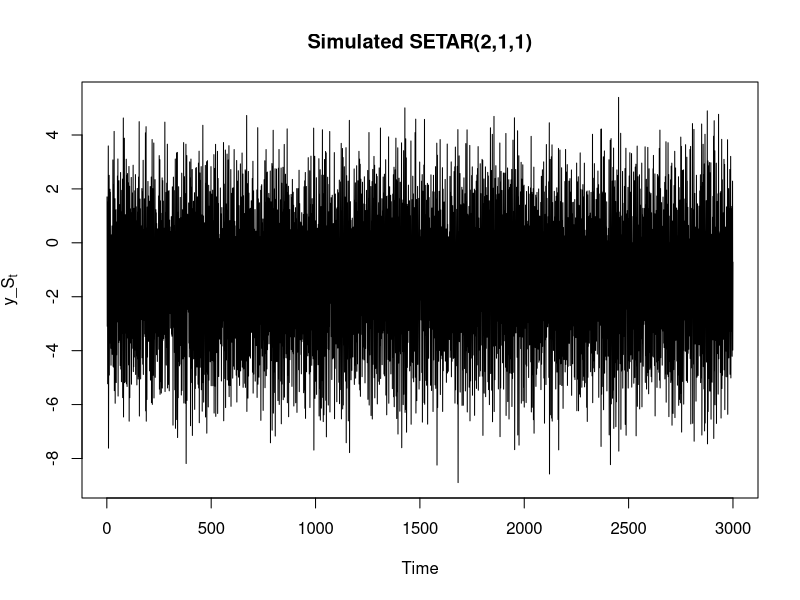
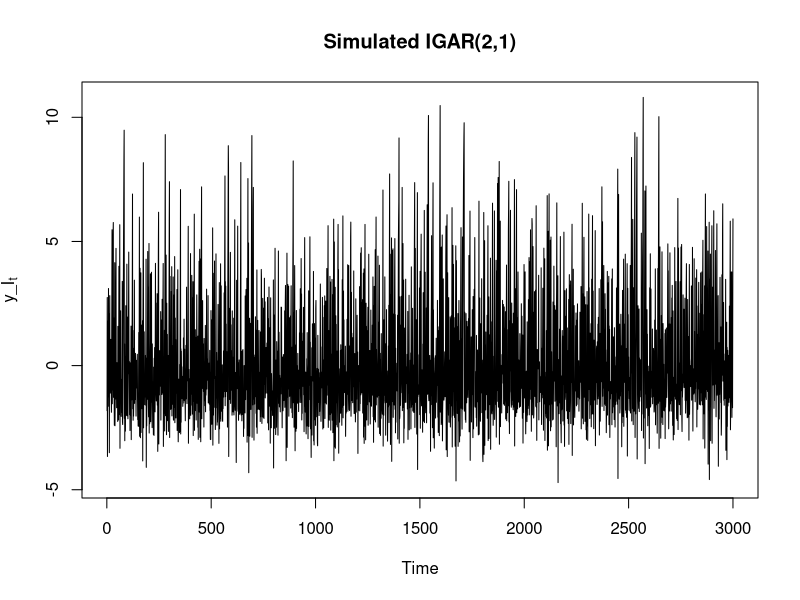

R code for these plots, in order: (Note: a time limit stopped this script after it produced the figures.)
## ---- chunk 1
set.seed(132)
n <- 3100
r <- rnorm(n)
a0_S <- 3
a1_S <- 0.8
b0_S <- -3
b1_S <- -0.8
thr <- 0
## Make a time series y with a regime model
y_S <- rep(NA,n)
y_S[1] <- r[1]
for(t in 2:n)
  {
    if(y_S[t-1] <= thr)
      {
        y_S[t] <- a0_S + a1_S * y_S[t-1] + r[t]
      }
    else
      {
        y_S[t] <- b0_S + b1_S * y_S[t-1] + r[t]
      }
  }

y_S <- tail(y_S, -100)

ts.plot(y_S, main = "Simulated SETAR(2,1,1)", ylab = expression(y_S[t]))
## ---- chunk 2

RSSa1b1_SETAR <- function(theta) {
    n <- length(y_S)
    a1_S <- theta[1]
    b1_S <- theta[2]
    
    Q <- 0
    for (t in 2:n) {
      if(y_S[t-1] <= thr)
      {
        mean <- a0_S + a1_S * y_S[t-1] 
      }
    else
      {
        mean <- b0_S + b1_S * y_S[t-1] 
      }
        Q <- Q + (y_S[t] - mean)^2
    }
    return(Q)
}
optim(c(0.5, 0.5), RSSa1b1_SETAR)

## ---- chunk 3
RSSthr_SETAR <- function(theta) {
    n <- length(y_S)
    thr <- theta[1]

    Q <- 0
    for (t in 2:n) {
      if(y_S[t-1] <= thr)
      {
        mean <- a0_S + a1_S * y_S[t-1] 
      }
    else
      {
        mean <- b0_S + b1_S * y_S[t-1] 
      }
        Q <- Q + (y_S[t] - mean)^2
    }
    return(Q)
}
optim(c(1), RSSthr_SETAR, method = 'Brent', lower = min(y_S), upper = max(y_S))

## ---- chunk 4
RSSall_SETAR <- function(theta) {
    n <- length(y_S)
    a0_S <- theta[1]
    a1_S <- theta[2]
    b0_S <- theta[3]
    b1_S <- theta[4]
    thr <- theta[5]
    
    Q <- 0
    for (t in 2:n) {
      if(y_S[t-1] <= thr)
      {
        mean <- a0_S + a1_S * y_S[t-1] 
      }
    else
      {
        mean <- b0_S + b1_S * y_S[t-1] 
      }
        Q <- Q + (y_S[t] - mean)^2
    }
    return(Q)
}
optim(c(0.5, 0.5, 0.5, 0.5, 0.5), RSSall_SETAR)
## ---- chunk 5
set.seed(41)
n <- 3100
a0_I <- 3
a1_I <- 0.8
b0_I <- -1
b1_I <- -0.2
p <- 0.3

r <- rnorm(n)
y_I <- rep(NA,n)
y_I[1] <- r[1]
for(t in 2:n)
  {
    if(rbinom(1,1,p) == 1)
      {
        y_I[t] <- a0_I + a1_I * y_I[t-1] + r[t]
      }
    else
      {
        y_I[t] <- b0_I + b1_I * y_I[t-1] + r[t]
      }
}

y_I <- tail(y_I, -100)

ts.plot(y_I, main = "Simulated IGAR(2,1)", ylab = expression(y_I[t]))
## ---- chunk 6
RSSa1b1_IGAR <- function(theta) {
    n <- length(y_I)
    a1_I <- theta[1]
    b1_I <- theta[2]
    
    Q <- 0
    for (t in 2:n) {
        mean = p*(a0_I + a1_I*y_I[t-1]) + (1-p)*(b0_I+b1_I*y_I[t-1])
        Q <- Q + (y_I[t] - mean)^2
    }
    return(Q)
}
optim(c(0.5, 0.5), RSSa1b1_IGAR)
## ---- chunk 7
RSSp_IGAR <- function(theta) {
    n <- length(y_I)
    p <- theta[1]
    
    Q <- 0
    for (t in 2:n) {
        mean = p*(a0_I + a1_I * y_I[t-1]) + (1-p) * (b0_I + b1_I * y_I[t-1])
        Q <- Q + (y_I[t] - mean)^2
    }
    return(Q)
}

optim(c(0.5), RSSp_IGAR, method='Brent', lower=0, upper=1)
## ---- chunk 8
RSSall_IGAR <- function(theta) {
    n <- length(y_I)
    a0_I <- theta[1]
    a1_I <- theta[2]
    b0_I <- theta[3]
    b1_I <- theta[4]
    p <- theta[5]

    
    Q <- 0
    for (t in 2:n) {
        mean = p*(a0_I + a1_I*y_I[t-1]) + (1-p)*(b0_I+b1_I*y_I[t-1])
        Q <- Q + (y_I[t] - mean)^2
    }
    return(Q)
}

optim(c(0.5, 0.5, 0.5, 0.5, 0.5), RSSall_IGAR)
## ---- chunk 9
# Function for estimating unknown parameters

RSSa1b1_SETAR <- function(theta, y_S) {
    n <- length(y_S)
    a1_S <- theta[1]
    b1_S <- theta[2]
    
    Q <- 0
    for (t in 2:n) {
      if(y_S[t-1] <= thr)
      {
        mean <- a0_S + a1_S * y_S[t-1] 
      }
    else
      {
        mean <- b0_S + b1_S * y_S[t-1] 
      }
        Q <- Q + (y_S[t] - mean)^2
    }
    return(Q)
}

# Sub intervals of y

ysub <- list(
ysub1 <- y_S[1:3000],
ysub2 <- y_S[1:300],
ysub3 <- y_S[1:30],
ysub4 <- y_S[1001:1300],
ysub5 <- y_S[1001:1030]
)
names(ysub) <- paste0("ysub", seq_along(ysub))

steps <- 100
# Create grid of points
X <- seq(0, 1, length.out = steps)
Y <- seq(-1, 0, length.out = steps)

# Evaluate RSSa1b1 over grid for all ysub

for (i in 1:length(ysub)) {

  Zi <- outer(X, Y, Vectorize(function(h, t) RSSa1b1_SETAR(c(h, t), ysub[[i]])))

  filled.contour(
    X, Y, Zi,
    xlab = expression(a[1]),
    ylab = expression(b[1]),
    main = bquote("RSS(" * a[1] * ", " * b[1] * ") for " * .(names(ysub)[i])),
    nlevels = 30,
    color.palette = colorRampPalette(c("#00007F", "blue", "#007FFF", "cyan", "#7FFF7F", "yellow", "#FF7F00", "red", "#7F0000"))
)
}
## ---- chunk 10
# Function for estimating unknown parameters
RSSa1b1_IGAR <- function(theta, y_I) {
    n <- length(y_I)
    a1_I <- theta[1]
    b1_I <- theta[2]
    
    Q <- 0
    for (t in 2:n) {
        mean = p*(a0_I + a1_I*y_I[t-1]) + (1-p)*(b0_I+b1_I*y_I[t-1])
        Q <- Q + (y_I[t] - mean)^2
    }
    return(Q)
}

ysub <- list(
ysub1 <- y_I[1:3000],
ysub2 <- y_I[1:300],
ysub3 <- y_I[1:30],
ysub4 <- y_I[1001:1300],
ysub5 <- y_I[1001:1030]
)
names(ysub) <- paste0("ysub", seq_along(ysub))

steps <- 100
# Create grid of points
X <- seq(0, 1, length.out = steps)
Y <- seq(-1, 0, length.out = steps)

for (i in 1:length(ysub)) {
  # Evaluate RSSa1b1 over grid
  Zi <- outer(X, Y, Vectorize(function(h, t) RSSa1b1_IGAR(c(h, t), ysub[[i]])))

  filled.contour(
    X, Y, Zi,
    xlab = expression(a[1]),
    ylab = expression(b[1]),
    main = bquote("RSS(" * a[1] * ", " * b[1] * ") for " * .(names(ysub)[i])),
    nlevels = 30,
    color.palette = colorRampPalette(c("#00007F", "blue", "#007FFF", "cyan", "#7FFF7F", "yellow", "#FF7F00", "red", "#7F0000"))
)
}
## ---- chunk 11
y_t <- y_I[2:3000] # present value
y_t1 <- y_I[1:2999] # one lag value
y_df <- data.frame(y_t, y_t1)
ols <- lm(y_t ~ y_t1, data = y_df) # ordinary least squares estimate
b_ols <-  function(a1) (as.numeric(ols$coefficients[2]) - p*a1)/(1-p) # slope estimate as function of a

Z <- outer(X, Y, Vectorize(function(h, t) RSSa1b1_IGAR(c(h, t), ysub[[1]])))

filled.contour(
  X, Y, Z,
  xlab = expression(a[1]),
  ylab = expression(b[1]),
  main = bquote("RSS(" * a[1] * ", " * b[1] * ") for " * .(names(ysub)[1])),
  nlevels = 30,
  color.palette = colorRampPalette(c("#00007F", "blue", "#007FFF", "cyan", "#7FFF7F", "yellow", "#FF7F00", "red", "#7F0000")),
  plot.axes = {
    axis(1); axis(2) 
    lines(X, b_ols(X), lwd=2)} # adding line 
  )
## ---- chunk 12
set.seed(5)
n <- 1000

############################################################
## Example run (mixture)
sigmae <- 1
sigmac <- 0.1
e <- rnorm(n,0,sigmae)
c <- rnorm(n,0,sigmac)
mu <- 0.1
phi <- -0.5
Phi <- numeric(n)
Phi[1] <- 0.1
y <- numeric(n)
y[1] <- e[1]

for(t in 2:n){
    Phi[t] <- phi*Phi[t-1] + mu*(1-phi) + c[t]
    y[t] <- Phi[t] * y[t-1] + e[t]
}

# Save plots
png("example_Phi_full.png", width=800, height=600)
plot(1:n, Phi, type="l", main="Phi (full process)", xlab="t", ylab="Phi_t (latent)")
dev.off()

png("example_y_full.png", width=800, height=600)
plot(1:n, y,   type="l", main="y (full process)", xlab="t", ylab="y_t (observed)")
dev.off()

png("example_Phi_zoom.png", width=800, height=600)
plot(900:1000, Phi[900:1000], type="l", main="Phi (t=900–1000)", xlab="t", ylab="Phi_t (latent)")
dev.off()

png("example_y_zoom.png", width=800, height=600)
plot(900:1000, y[900:1000],  type="l", main="y (t=900–1000)", xlab="t", ylab="y_t (observed)")
dev.off()

############################################################
## Drift dominates
sigmae <- 1
sigmac <- 0.1
e <- rnorm(n,0,sigmae)
c <- rnorm(n,0,sigmac)
mu <- 0.8
phi <- 0.01
Phi <- numeric(n)
Phi[1] <- 0.1
y <- numeric(n)
y[1] <- e[1]

for(t in 2:n){
    Phi[t] <- phi*Phi[t-1] + mu*(1-phi) + c[t]
    y[t] <- Phi[t] * y[t-1] + e[t]
}

png("drift_Phi_full.png", width=800, height=600)
plot(1:n, Phi, type="l", main="Phi (drift dominates, full process)", xlab="t", ylab="Phi_t (latent)")
dev.off()

png("drift_y_full.png", width=800, height=600)
plot(1:n, y,   type="l", main="y (drift dominates, full process)", xlab="t", ylab="y_t (observed)")
dev.off()

png("drift_Phi_zoom.png", width=800, height=600)
plot(900:1000, Phi[900:1000], type="l", main="Phi (drift dominates, t=900–1000)", xlab="t", ylab="Phi_t (latent)")
dev.off()

png("drift_y_zoom.png", width=800, height=600)
plot(900:1000, y[900:1000],  type="l", main="y (drift dominates, t=900–1000)", xlab="t", ylab="y_t (observed)")
dev.off()

############################################################
## Phi dominates
sigmae <- 1
sigmac <- 0.01
e <- rnorm(n,0,sigmae)
c <- rnorm(n,0,sigmac)
mu <- 0.01
phi <- 0.9
Phi <- numeric(n)
Phi[1] <- 0.9
y <- numeric(n)
y[1] <- e[1]

for(t in 2:n){
    Phi[t] <- phi*Phi[t-1] + mu*(1-phi) + c[t]
    y[t] <- Phi[t] * y[t-1] + e[t]
}

png("phi_Phi_full.png", width=800, height=600)
plot(1:n, Phi, type="l", main="Phi (phi dominates, full process)", xlab="t", ylab="Phi_t (latent)")
dev.off()

png("phi_y_full.png", width=800, height=600)
plot(1:n, y,   type="l", main="y (phi dominates, full process)", xlab="t", ylab="y_t (observed)")
dev.off()

png("phi_Phi_zoom.png", width=800, height=600)
plot(900:1000, Phi[900:1000], type="l", main="Phi (phi dominates, t=900–1000)", xlab="t", ylab="Phi_t (latent)")
dev.off()

png("phi_y_zoom.png", width=800, height=600)
plot(900:1000, y[900:1000],  type="l", main="y (phi dominates, t=900–1000)", xlab="t", ylab="y_t (observed)")
dev.off()

############################################################
## Noise dominates
sigmae <- 1
sigmac <- 0.8
e <- rnorm(n,0,sigmae)
c <- rnorm(n,0,sigmac)
mu <- 0.01
phi <- 0.01
Phi <- numeric(n)
Phi[1] <- 0.01
y <- numeric(n)
y[1] <- e[1]

for(t in 2:n){
    Phi[t] <- phi*Phi[t-1] + mu*(1-phi) + c[t]
    y[t] <- Phi[t] * y[t-1] + e[t]
}

png("noise_Phi_full.png", width=800, height=600)
plot(1:n, Phi, type="l", main="Phi (noise dominates, full process)", xlab="t", ylab="Phi_t (latent)")
dev.off()

png("noise_y_full.png", width=800, height=600)
plot(1:n, y,   type="l", main="y (noise dominates, full process)", xlab="t", ylab="y_t (observed)")
dev.off()

png("noise_Phi_zoom.png", width=800, height=600)
plot(900:1000, Phi[900:1000], type="l", main="Phi (noise dominates, t=900–1000)", xlab="t", ylab="Phi_t (latent)")
dev.off()

png("noise_y_zoom.png", width=800, height=600)
plot(900:1000, y[900:1000],  type="l", main="y (noise dominates, t=900–1000)", xlab="t", ylab="y_t (observed)")
dev.off()


## ---- chunk 13
a <- 0.4
sim_length <- 1000
num_sims <- 20
process_var <- 1
obs_var <- 1

sims <- vector(mode='list', length=num_sims)
for (i in 1:num_sims) {
    sim <- numeric(length=sim_length)
    sim[1] <- rnorm(1, mean=0, sd=sqrt(process_var))
    for (j in 2:sim_length) {
        sim[j] <- a * sim[j-1] + rnorm(1, mean=0, sd=sqrt(process_var))
    }
    sims[[i]] = sim + rnorm(sim_length, mean=0, sd=sqrt(obs_var))
}

plot(sims[[1]], type='l')
## ---- chunk 14
a_var <- 1
process_var <- 1
R1 <- matrix(c(process_var, 0, 0, 0), nrow=2, ncol=2)

x = matrix(nrow=2, ncol=sim_length)
x[1,1] <- rnorm(1, mean=0, sd=sqrt(process_var))
x[2,1] <- rnorm(1, mean=0, sd=sqrt(a_var))
P <- matrix(c(process_var, 0, 0, a_var), nrow=2, ncol=2)
f <- function(x) { return(matrix(c(x[1]*x[2], x[2])))}
F <- function(x) { return(matrix(c(x[2], 0, x[1], 1), ncol=2, nrow=2)) }
h <- function(x) { return(x[1]) }
H <- function (x) { return(matrix(c(1, 0), ncol=2)) }
    
i = 1
for (t in 2:sim_length) {
    xt = f(x[, t-1])
    P = F(x[,t-1]) %*% P %*% t(F(x[,t-1])) + R1
    
    res = sims[[i]][t] - xt[1]
    K = P %*% t(H(x[,t-1])) %*% solve(H(x[,t-1]) %*% P %*% t(H(x[,t-1])) + obs_var)
    xt = xt + K * res
    P = (diag(2) - K %*% H(x[,t-1])) %*% P
    
    x[,t] = xt
}

par(mfrow = c(2, 1),        # two rows, one column
    mar = c(4, 4, 2, 1))    # smaller margins

plot(x[1, ], type = "l", col = "steelblue", lwd = 2,
     main = expression("State 1: " ~ x[1]),
     xlab = "Time", ylab = "x[1]")

plot(x[2, ], type = "l", col = "darkred", lwd = 2,
     main = expression("State 2: " ~ x[2]),
     xlab = "Time", ylab = "x[2]")
abline(h = 0.4)
## ---- chunk 15
estimate_a <- function(data) {
    burn_in <- 500
    a_var <- 1
    R1 <- matrix(c(process_var, 0, 0, 0), nrow=2, ncol=2)
    
    x = matrix(nrow=2, ncol=sim_length)
    x[1,1] <- rnorm(1, mean=0, sd=sqrt(process_var))
    x[2,1] <- rnorm(1, mean=0, sd=sqrt(a_var))
    P <- matrix(c(process_var, 0, 0, a_var), nrow=2, ncol=2)
    f <- function(x) { return(matrix(c(x[1]*x[2], x[2])))}
    F <- function(x) { return(matrix(c(x[2], 0, x[1], 1), ncol=2, nrow=2)) }
    h <- function(x) { return(x[1]) }
    H <- function (x) { return(matrix(c(1, 0), ncol=2)) }
        
    for (t in 2:sim_length) {
        xt = f(x[, t-1])
        P = F(x[,t-1]) %*% P %*% t(F(x[,t-1])) + R1
        
        res = data[t] - xt[1]
        K = P %*% t(H(x[,t-1])) %*% solve(H(x[,t-1]) %*% P %*% t(H(x[,t-1])) + obs_var)
        xt = xt + K * res
        P = (diag(2) - K %*% H(x[,t-1])) %*% P
        
        x[,t] = xt
    }
    return(mean(x[2,burn_in:sim_length]))
}

estimates <- numeric(20)
for (i in 1:20) {
  estimates[i] <- estimate_a(sims[[i]])
}
quantile(estimates, probs = c(0.025, 0.5, 0.975))
boxplot(estimates, horizontal = TRUE)
